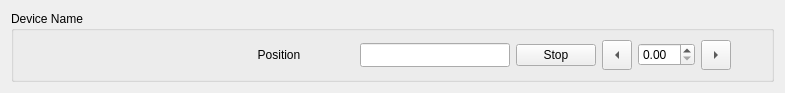
<?xml version="1.0" encoding="UTF-8"?>
<ui version="4.0">
 <class>Form</class>
 <widget class="QWidget" name="Form">
  <property name="geometry">
   <rect>
    <x>0</x>
    <y>0</y>
    <width>785</width>
    <height>91</height>
   </rect>
  </property>
  <property name="minimumSize">
   <size>
    <width>0</width>
    <height>0</height>
   </size>
  </property>
  <property name="maximumSize">
   <size>
    <width>16777215</width>
    <height>16777215</height>
   </size>
  </property>
  <property name="windowTitle">
   <string>Form</string>
  </property>
  <layout class="QVBoxLayout" name="verticalLayout">
   <item>
    <widget class="QGroupBox" name="device_box">
     <property name="title">
      <string>Device Name</string>
     </property>
     <layout class="QHBoxLayout" name="horizontalLayout">
      <item>
       <layout class="QHBoxLayout" name="horizontalLayout_2">
        <item>
         <widget class="PositionIndicator" name="position_indicator"/>
        </item>
        <item>
         <widget class="QLabel" name="readback">
          <property name="minimumSize">
           <size>
            <width>150</width>
            <height>0</height>
           </size>
          </property>
          <property name="maximumSize">
           <size>
            <width>150</width>
            <height>16777215</height>
           </size>
          </property>
          <property name="text">
           <string>Position</string>
          </property>
          <property name="alignment">
           <set>Qt::AlignmentFlag::AlignCenter</set>
          </property>
         </widget>
        </item>
        <item>
         <widget class="QLineEdit" name="setpoint">
          <property name="minimumSize">
           <size>
            <width>150</width>
            <height>24</height>
           </size>
          </property>
          <property name="maximumSize">
           <size>
            <width>150</width>
            <height>16777215</height>
           </size>
          </property>
         </widget>
        </item>
       </layout>
      </item>
      <item>
       <widget class="QPushButton" name="stop">
        <property name="text">
         <string>Stop</string>
        </property>
       </widget>
      </item>
      <item>
       <widget class="QToolButton" name="tweak_left">
        <property name="minimumSize">
         <size>
          <width>30</width>
          <height>30</height>
         </size>
        </property>
        <property name="maximumSize">
         <size>
          <width>30</width>
          <height>30</height>
         </size>
        </property>
        <property name="text">
         <string>...</string>
        </property>
        <property name="iconSize">
         <size>
          <width>30</width>
          <height>30</height>
         </size>
        </property>
        <property name="arrowType">
         <enum>Qt::ArrowType::LeftArrow</enum>
        </property>
       </widget>
      </item>
      <item>
       <widget class="QDoubleSpinBox" name="step_size"/>
      </item>
      <item>
       <widget class="QToolButton" name="tweak_right">
        <property name="minimumSize">
         <size>
          <width>30</width>
          <height>30</height>
         </size>
        </property>
        <property name="maximumSize">
         <size>
          <width>30</width>
          <height>30</height>
         </size>
        </property>
        <property name="text">
         <string>...</string>
        </property>
        <property name="iconSize">
         <size>
          <width>30</width>
          <height>30</height>
         </size>
        </property>
        <property name="arrowType">
         <enum>Qt::ArrowType::RightArrow</enum>
        </property>
       </widget>
      </item>
      <item>
       <widget class="SpinnerWidget" name="spinner_widget">
        <property name="minimumSize">
         <size>
          <width>25</width>
          <height>25</height>
         </size>
        </property>
        <property name="maximumSize">
         <size>
          <width>25</width>
          <height>25</height>
         </size>
        </property>
       </widget>
      </item>
     </layout>
    </widget>
   </item>
  </layout>
 </widget>
 <customwidgets>
  <customwidget>
   <class>SpinnerWidget</class>
   <extends>QWidget</extends>
   <header>spinner_widget</header>
  </customwidget>
  <customwidget>
   <class>PositionIndicator</class>
   <extends>QWidget</extends>
   <header>position_indicator</header>
  </customwidget>
 </customwidgets>
 <resources/>
 <connections/>
</ui>
